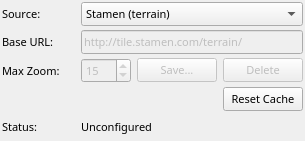
<?xml version="1.0" encoding="UTF-8"?>
<ui version="4.0">
 <class>tile_map_config</class>
 <widget class="QWidget" name="tile_map_config">
  <property name="geometry">
   <rect>
    <x>0</x>
    <y>0</y>
    <width>305</width>
    <height>141</height>
   </rect>
  </property>
  <property name="font">
   <font>
    <family>Sans Serif</family>
    <pointsize>8</pointsize>
   </font>
  </property>
  <property name="windowTitle">
   <string>Form</string>
  </property>
  <property name="styleSheet">
   <string notr="true"/>
  </property>
  <layout class="QGridLayout" name="gridLayout">
   <property name="leftMargin">
    <number>2</number>
   </property>
   <property name="topMargin">
    <number>2</number>
   </property>
   <property name="rightMargin">
    <number>2</number>
   </property>
   <property name="bottomMargin">
    <number>2</number>
   </property>
   <property name="verticalSpacing">
    <number>4</number>
   </property>
   <item row="3" column="0">
    <widget class="QLabel" name="url_label">
     <property name="text">
      <string>Base URL:</string>
     </property>
    </widget>
   </item>
   <item row="2" column="0">
    <widget class="QLabel" name="label">
     <property name="text">
      <string>Source:</string>
     </property>
    </widget>
   </item>
   <item row="7" column="1" colspan="3">
    <widget class="QLabel" name="status">
     <property name="styleSheet">
      <string notr="true"/>
     </property>
     <property name="text">
      <string>Unconfigured</string>
     </property>
     <property name="wordWrap">
      <bool>true</bool>
     </property>
    </widget>
   </item>
   <item row="4" column="0">
    <widget class="QLabel" name="label_6">
     <property name="text">
      <string>Max Zoom:</string>
     </property>
    </widget>
   </item>
   <item row="5" column="3">
    <widget class="QPushButton" name="reset_cache_button">
     <property name="text">
      <string>Reset Cache</string>
     </property>
    </widget>
   </item>
   <item row="2" column="1" colspan="3">
    <widget class="QComboBox" name="source_combo">
     <property name="maximumSize">
      <size>
       <width>16777215</width>
       <height>27</height>
      </size>
     </property>
     <property name="editable">
      <bool>false</bool>
     </property>
     <item>
      <property name="text">
       <string>Stamen (terrain)</string>
      </property>
     </item>
     <item>
      <property name="text">
       <string>Stamen (watercolor)</string>
      </property>
     </item>
     <item>
      <property name="text">
       <string>Stamen (toner)</string>
      </property>
     </item>
     <item>
      <property name="text">
       <string>Bing Maps (terrain)</string>
      </property>
     </item>
     <item>
      <property name="text">
       <string>Custom WMTS Source...</string>
      </property>
     </item>
    </widget>
   </item>
   <item row="3" column="1" colspan="3">
    <widget class="QLineEdit" name="base_url_text">
     <property name="enabled">
      <bool>false</bool>
     </property>
     <property name="text">
      <string>http://tile.stamen.com/terrain/</string>
     </property>
    </widget>
   </item>
   <item row="4" column="3">
    <widget class="QPushButton" name="delete_button">
     <property name="enabled">
      <bool>false</bool>
     </property>
     <property name="text">
      <string>Delete</string>
     </property>
    </widget>
   </item>
   <item row="4" column="2">
    <widget class="QPushButton" name="save_button">
     <property name="enabled">
      <bool>false</bool>
     </property>
     <property name="text">
      <string>Save...</string>
     </property>
    </widget>
   </item>
   <item row="7" column="0">
    <widget class="QLabel" name="label_2">
     <property name="text">
      <string>Status:</string>
     </property>
    </widget>
   </item>
   <item row="4" column="1">
    <widget class="QSpinBox" name="max_zoom_spin_box">
     <property name="enabled">
      <bool>false</bool>
     </property>
     <property name="sizePolicy">
      <sizepolicy hsizetype="Expanding" vsizetype="Fixed">
       <horstretch>0</horstretch>
       <verstretch>0</verstretch>
      </sizepolicy>
     </property>
     <property name="maximumSize">
      <size>
       <width>50</width>
       <height>16777215</height>
      </size>
     </property>
     <property name="value">
      <number>15</number>
     </property>
    </widget>
   </item>
  </layout>
 </widget>
 <resources/>
 <connections/>
</ui>
